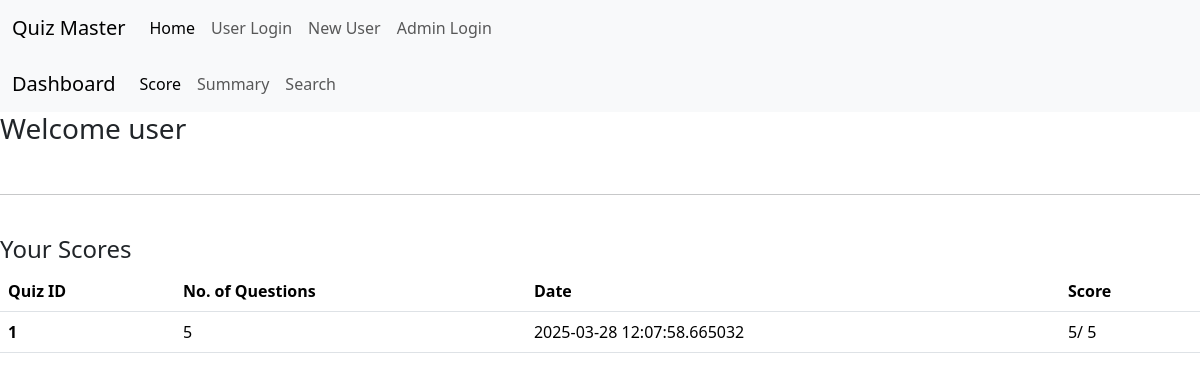
The app's page /user_dash/score/2 with its own data.
### application/models.py (models this page shows, shortened)
class User(db.Model):
    id=db.Column(db.Integer, primary_key=True)
    name=db.Column(db.String(80), unique=True, nullable=False)
    username=db.Column(db.String(120), unique=True, nullable=False)
    password=db.Column(db.String(80), nullable=False)
    qualification=db.Column(db.String(80), nullable=False)
    dob=db.Column(db.String(80), nullable=False)
    type=db.Column(db.String(80), nullable=False)
    scores=db.relationship('Scores', backref='user', lazy=True)

class Scores(db.Model):
    id=db.Column(db.Integer, primary_key=True)
    user_id=db.Column(db.Integer, db.ForeignKey('user.id'), nullable=False)
    quiz_id=db.Column(db.Integer, db.ForeignKey('quiz.id'), nullable=False)
    time_stamp=db.Column(db.DateTime, nullable=False)
    total_scored=db.Column(db.Integer, nullable=False)

class Quiz(db.Model):
    id=db.Column(db.Integer, primary_key=True)
    chapter_id=db.Column(db.Integer, db.ForeignKey('chapter.id'), nullable=False)
    date_of_quiz=db.Column(db.Date, nullable=False)
    time_duration=db.Column(db.Time, nullable=False)
    remarks=db.Column(db.String(120), nullable=True)
    questions=db.relationship('Question', backref='quiz', lazy=True)
    scores=db.relationship('Scores', backref='quiz', lazy=True)

### application/controllers.py (the view)
@app.route('/user_dash/score/<int:id>',methods=['POST','GET'])
def user_score(id):
    user=User.query.filter_by(id=id).first()
    scores=Scores.query.filter_by(user_id=id).all()
    quizes=Quiz.query.all()
    return render_template('user_score.html',scores=scores,user=user,quizes=quizes)

### templates/user_score.html (shortened to what this page needs)
{% extends 'base.html' %}
{% block content %}
<nav class="navbar navbar-expand-lg bg-body-tertiary">
    <div class="container-fluid">
      <a class="navbar-brand" href="/">Quiz Master</a>
      <div class="collapse navbar-collapse" id="navbarNav">
        <ul class="navbar-nav">
          <li class="nav-item">
            <a class="nav-link active" aria-current="page" href="/">Home</a>
          </li>
          <li class="nav-item">
            <a class="nav-link" href="/login">User Login</a>
          </li>
          <li class="nav-item">
            <a class="nav-link" href="/register">New User</a>
          </li>
          <li class="nav-item">
            <a class="nav-link" href="/admin">Admin Login</a>
          </li>
        </ul>
      </div>
    </div>
  </nav>
  <nav class="navbar navbar-expand-lg bg-body-tertiary">
    <div class="container-fluid">
      <a class="navbar-brand" href="/user_dash/{{user.id}}">Dashboard</a>
      <div class="collapse navbar-collapse" id="navbarSupportedContent">
        <ul class="navbar-nav me-auto mb-2 mb-lg-0">
          <li class="nav-item">
            <a class="nav-link active" aria-current="page" href="/user_dash/score/{{user.id}}">Score</a>
          </li>
          <li class="nav-item">
            <a class="nav-link" href="/user_dash/summary/{{user.id}}">Summary</a>
          </li>
          <li class="nav-item">
            <a class="nav-link" href="/user_dash/search/{{user.id}}">Search</a>
          </li>
        </ul>
      </div>
    </div>
  </nav>
<h3>Welcome {{user.name}}</h3>
<br>
<hr>
<br>
<h4>Your Scores</h4>
<div>
  <table class="table">
    <thead>
      <tr>
        <th scope="col">Quiz ID</th>
        <th scope="col">No. of Questions</th>
        <th scope="col">Date</th>
        <th scope="col">Score</th>
      </tr>
    </thead>
    <tbody>
      {%for score in scores%}
      {%for quiz in quizes%}
      <tr>
        <th scope="row">{{score.quiz_id}}</th>
        <td>{%if quiz.id==score.quiz_id%}
          {{quiz.questions | length}}
          {%endif%}
        </td>
        <td>{{score.time_stamp}}</td>
        <td>{{score.total_scored}}/{%if quiz.id==score.quiz_id%}
          {{quiz.questions | length}}
          {%endif%}</td>
      </tr>
      {%endfor%}
      {%endfor%}
    </tbody>
  </table>
</div>
{% endblock %}

### static/css/style.css (style rules this page uses)
body { margin: 0; padding: 0; }

### records on screen
User: name "user"
Scores: quiz_id "1", time_stamp "2025-03-28 12:07:58.665032", total_scored "5"
Quiz: questions|length "5"
